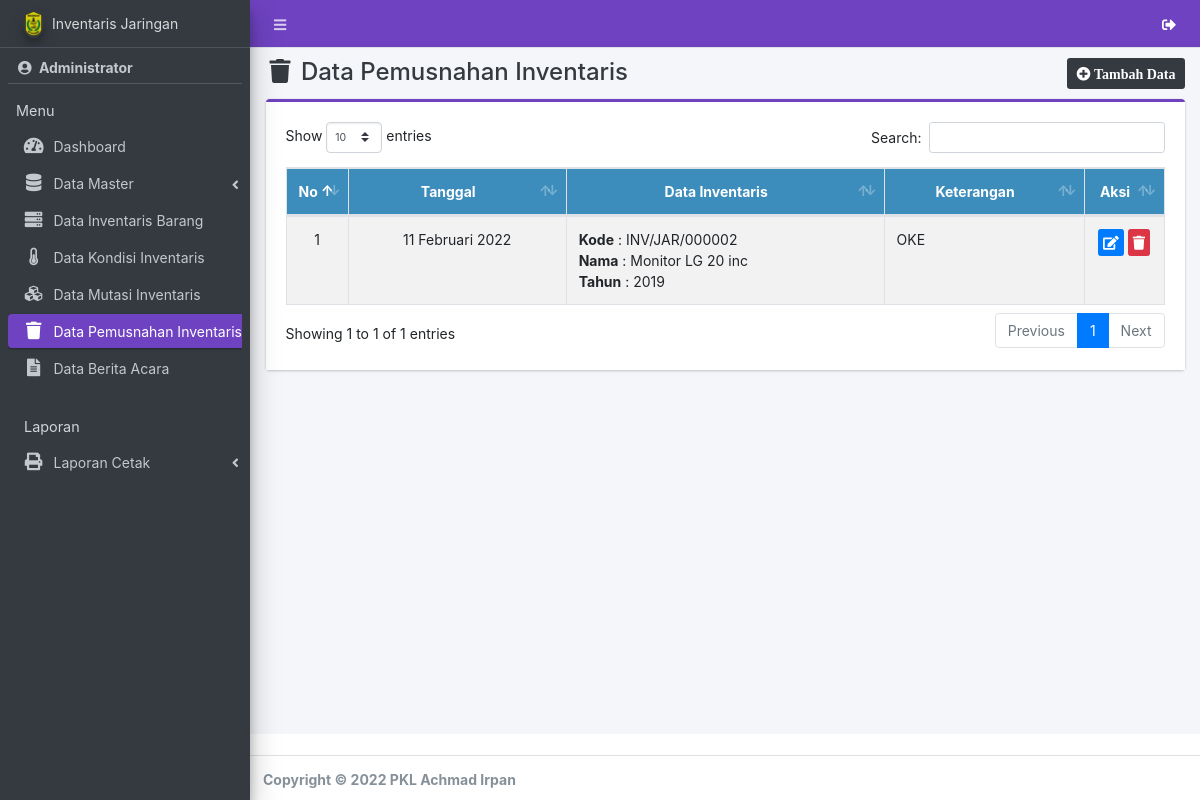
Screenshot of /admin/musnah/index.php (signed in) with the database file from the repository.
### tables this page shows
CREATE TABLE `musnah` (
  `id_musnah` int(11) NOT NULL,
  `tgl_musnah` date NOT NULL,
  `id_barang` int(11) NOT NULL,
  `ket` varchar(200) NOT NULL
);

CREATE TABLE `barang` (
  `id_barang` int(11) NOT NULL,
  `kd_barang` varchar(20) NOT NULL,
  `nm_barang` varchar(50) NOT NULL,
  `satuan` varchar(20) NOT NULL,
  `tgl_inventaris` date NOT NULL,
  `tahun` char(4) NOT NULL,
  `kondisi` varchar(20) NOT NULL,
  `id_ruang` int(11) NOT NULL,
  `musnah` char(1) DEFAULT NULL
);

### app/config.php (called while the page is built, shortened)
<?php
function tgl($tanggal)
{
  $bulan = array(
    1 =>   'Januari',
    'Februari',
    'Maret',
    'April',
    'Mei',
    'Juni',
    'Juli',
    'Agustus',
    'September',
    'Oktober',
    'November',
    'Desember'
  );
  $pecahkan = explode('-', $tanggal);
  return $pecahkan[2] . ' ' . $bulan[(int) $pecahkan[1]] . ' ' . $pecahkan[0];
}

### admin/musnah/index.php (the view, shortened to what this page needs)
<?php
require '../../app/config.php';
include_once '../../template/header.php';
include_once '../../template/sidebar.php';
?>
<div class="content-wrapper">
    <div class="content-header">
        <div class="container-fluid">
            <div class="row">
                <div class="col-sm-6">
                    <h4 class="m-0 text-dark"><i class="fa fa-trash ml-1 mr-1"></i> Data Pemusnahan Inventaris</h4>
                </div>
                <div class="col-sm-6 text-right">
                    <a href="tambah" class="btn btn-sm bg-dark"><i class="fa fa-plus-circle"> Tambah Data</i></a>
                </div>
            </div>
        </div>
    </div>
    <section class="content">
        <div class="container-fluid">
            <div class="row">
                <div class="col-md-12">
                    <div class="card card-purple card-outline">
                        <div class="card-body" style="background-color: white;">
                            <div class="table-responsive">
                                <table id="example1" class="table table-bordered table-striped dataTable">
                                    <thead class="bg-lightblue">
                                        <tr align="center">
                                            <th>No</th>
                                            <th>Tanggal</th>
                                            <th>Data Inventaris</th>
                                            <th>Keterangan</th>
                                            <th>Aksi</th>
                                        </tr>
                                    </thead>
                                    <tbody>
                                        <?php
                                        $no = 1;
                                        $data = $con->query("SELECT * FROM musnah a LEFT JOIN barang b ON a.id_barang = b.id_barang ORDER BY tgl_musnah DESC");
                                        while ($row = $data->fetch_array()) {
                                        ?>
                                            <tr>
                                                <td align="center" width="5%"><?= $no++ ?></td>
                                                <td align="center"><?= tgl($row['tgl_musnah']) ?></td>
                                                <td>
                                                    <b>Kode</b> : <?= $row['kd_barang'] ?><br>
                                                    <b>Nama</b> : <?= $row['nm_barang'] ?><br>
                                                    <b>Tahun</b> : <?= $row['tahun'] ?><br>
                                                </td>
                                                <td><?= $row['ket'] ?></td>
                                                <td align="center" width="9%">
                                                    <a href="edit?id=<?= $row[0] ?>" class="btn btn-primary btn-xs" title="Edit"><i class="fa fa-edit"></i></a>
                                                    <a href="hapus?id=<?= $row[0] ?>" class="btn btn-danger btn-xs alert-hapus" title="Hapus"><i class="fa fa-trash"></i></a>
                                                </td>
                                            </tr>
                                        <?php } ?>
                                    </tbody>
                                </table>
                            </div>
                        </div>
                    </div>
                </div>
            </div>
        </div>
    </section>
</div>
<?php
include_once '../../template/footer.php';
?>

### rows the page displays
musnah: tgl_musnah "11 Februari 2022", id_barang.kd_barang "INV/JAR/000002", id_barang.nm_barang "Monitor LG 20 inc", id_barang.tahun "2019", ket "OKE"

### other values shown
$_SESSION['nm_user'] "Administrator"
